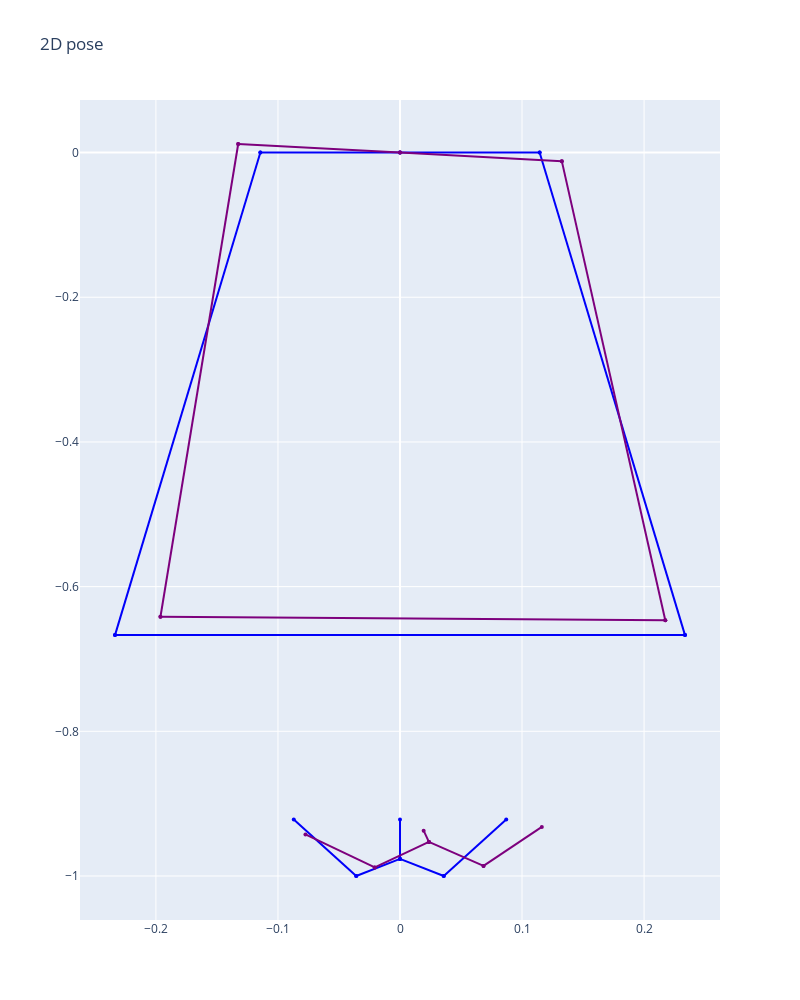

Notebook code for this chart:
### Code cell
go.Figure(vs.plot([data_set_torso_2d[1754712],pp1],torso_co))#, connections=torso_co))#.reshape((21,3))[:,:2].flatten()]))

### Figure 1 — Plotly figure (JSON) as saved in the notebook; plotly's stock layout.template omitted (floating-point values rounded to 4 significant figures)
{"data": [{"line": {"color": "#0000FA", "width": 2}, "marker": {"color": "#0000FA", "size": 4}, "type": "scatter", "x": [0, 0], "y": [-0.9763, -0.922]}, {"line": {"color": "#0000FA", "width": 2}, "marker": {"color": "#0000FA", "size": 4}, "type": "scatter", "x": [0, -0.03587], "y": [-0.9763, -1]}, {"line": {"color": "#0000FA", "width": 2}, "marker": {"color": "#0000FA", "size": 4}, "type": "scatter", "x": [0, 0.03587], "y": [-0.9763, -1]}, {"line": {"color": "#0000FA", "width": 2}, "marker": {"color": "#0000FA", "size": 4}, "type": "scatter", "x": [-0.03587, -0.08704], "y": [-1, -0.922]}, {"line": {"color": "#0000FA", "width": 2}, "marker": {"color": "#0000FA", "size": 4}, "type": "scatter", "x": [0.03587, 0.08704], "y": [-1, -0.922]}, {"line": {"color": "#0000FA", "width": 2}, "marker": {"color": "#0000FA", "size": 4}, "type": "scatter", "x": [-0.2335, 0.2335], "y": [-0.667, -0.667]}, {"line": {"color": "#0000FA", "width": 2}, "marker": {"color": "#0000FA", "size": 4}, "type": "scatter", "x": [0.1144, 0.2335], "y": [0, -0.667]}, {"line": {"color": "#0000FA", "width": 2}, "marker": {"color": "#0000FA", "size": 4}, "type": "scatter", "x": [-0.1144, -0.2335], "y": [0, -0.667]}, {"line": {"color": "#0000FA", "width": 2}, "marker": {"color": "#0000FA", "size": 4}, "type": "scatter", "x": [0, -0.1144], "y": [0, 0]}, {"line": {"color": "#0000FA", "width": 2}, "marker": {"color": "#0000FA", "size": 4}, "type": "scatter", "x": [0, 0.1144], "y": [0, 0]}, {"line": {"color": "#7D007D", "width": 2}, "marker": {"color": "#7D007D", "size": 4}, "type": "scatter", "x": [0.02368, 0.01937], "y": [-0.9529, -0.9374]}, {"line": {"color": "#7D007D", "width": 2}, "marker": {"color": "#7D007D", "size": 4}, "type": "scatter", "x": [0.02368, -0.02066], "y": [-0.9529, -0.9882]}, {"line": {"color": "#7D007D", "width": 2}, "marker": {"color": "#7D007D", "size": 4}, "type": "scatter", "x": [0.02368, 0.06845], "y": [-0.9529, -0.986]}, {"line": {"color": "#7D007D", "width": 2}, "marker": {"color": "#7D007D", "size": 4}, "type": "scatter", "x": [-0.02066, -0.07749], "y": [-0.9882, -0.9425]}, {"line": {"color": "#7D007D", "width": 2}, "marker": {"color": "#7D007D", "size": 4}, "type": "scatter", "x": [0.06845, 0.1162], "y": [-0.986, -0.9322]}, {"line": {"color": "#7D007D", "width": 2}, "marker": {"color": "#7D007D", "size": 4}, "type": "scatter", "x": [-0.1963, 0.2174], "y": [-0.6416, -0.6464]}, {"line": {"color": "#7D007D", "width": 2}, "marker": {"color": "#7D007D", "size": 4}, "type": "scatter", "x": [0.1326, 0.2174], "y": [-0.01184, -0.6464]}, {"line": {"color": "#7D007D", "width": 2}, "marker": {"color": "#7D007D", "size": 4}, "type": "scatter", "x": [-0.1326, -0.1963], "y": [0.01184, -0.6416]}, {"line": {"color": "#7D007D", "width": 2}, "marker": {"color": "#7D007D", "size": 4}, "type": "scatter", "x": [0, -0.1326], "y": [0, 0.01184]}, {"line": {"color": "#7D007D", "width": 2}, "marker": {"color": "#7D007D", "size": 4}, "type": "scatter", "x": [0, 0.1326], "y": [0, -0.01184]}], "layout": {"autosize": true, "height": 1000, "scene": {"aspectmode": "manual", "aspectratio": {"x": 10.22, "y": 10.01, "z": 1}, "camera": {"eye": {"x": -1.743, "y": 1.071, "z": 0.71}, "up": {"x": 0, "y": 0, "z": 0}}, "xaxis": {"backgroundcolor": "rgb(230, 230,230)", "gridcolor": "rgb(255, 255, 255)", "showbackground": true, "zerolinecolor": "rgb(255, 255, 255)"}, "yaxis": {"backgroundcolor": "rgb(230, 230,230)", "gridcolor": "rgb(255, 255, 255)", "showbackground": true, "zerolinecolor": "rgb(255, 255, 255)"}}, "showlegend": false, "title": {"text": "2D pose"}, "width": 800}}
